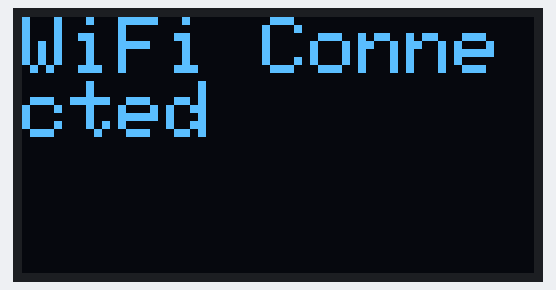
The sketch below on a simulated ESP32. On the bench: 128×64 one-colour display. WiFi joins after 1.5 s; servers stay silent unless stated; uploads are accepted with an empty reply; what the sketch prints to the serial monitor is not drawn.

Above: at 1.7 s.
At 3.4 s:
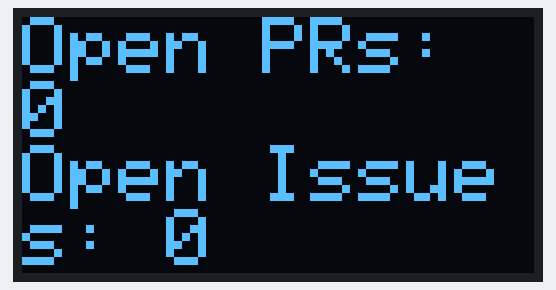
At 24.5 s:
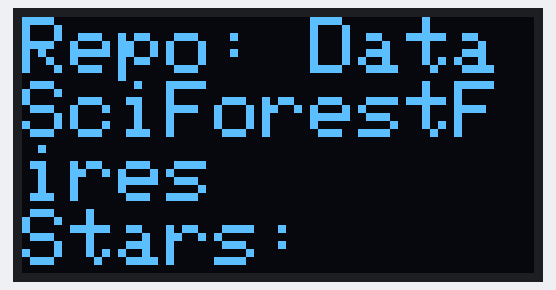

The sketch:

github.ino
```cpp
#include <WiFi.h>
#include <HTTPClient.h>
#include <ArduinoJson.h>
#include <Adafruit_GFX.h>
#include <Adafruit_SSD1306.h>

// WiFi credentials
const char* ssid = "AkhilsIphone";
const char* password = "Akhil123";

// GitHub details
const char* githubToken = ""; //optional
const char* owner = "R-driste";
String repo = "DataSciForestFires";

// OLED screen setup
#define SCREEN_WIDTH 128
#define SCREEN_HEIGHT 64
#define OLED_RESET -1
Adafruit_SSD1306 display(SCREEN_WIDTH, SCREEN_HEIGHT, &Wire, OLED_RESET);

// GitHub data
int openPRCount = 0;
int watchersCount = 0;
int starsCount = 0;

void setup() {
  Serial.begin(115200);
  delay(100);

  display.begin(SSD1306_SWITCHCAPVCC, 0x3C);
  display.clearDisplay();
  display.setTextColor(SSD1306_WHITE);
  display.setTextSize(1);
  display.setCursor(0, 0);
  display.print("Connecting to WiFi...");
  display.display();

  WiFi.begin(ssid, password);
  while (WiFi.status() != WL_CONNECTED) {
    delay(500);
    Serial.print(".");
  }

  display.setTextSize(2);
  Serial.println("\nWiFi connected!");
  display.clearDisplay();
  display.setCursor(0, 0);
  display.print("WiFi Connected");
  display.display();
  delay(1000);

  fetchAndDisplayGitHubDataMode4();
}

// Mode 1: Fetch open PR and issue counts
void fetchAndDisplayGitHubDataMode1() {
  HTTPClient http;
  String prUrl = "https://api.github.com/repos/" + String(owner) + "/" + repo + "/pulls?state=open&per_page=1";
  http.begin(prUrl);
  http.addHeader("User-Agent", "Arduino-GitHub-OLED");
  if (githubToken[0] != 0) http.addHeader("Authorization", "token " + String(githubToken));
  int httpCode = http.GET();

  openPRCount = 0;
  if (httpCode == HTTP_CODE_OK) {
    String linkHeader = http.header("Link");
    if (linkHeader.length() > 0) {
      int pos = linkHeader.indexOf("page=");
      if (pos >= 0) {
        int start = pos + 5;
        int end = linkHeader.indexOf(">", start);
        String pageNumStr = linkHeader.substring(start, end);
        openPRCount = pageNumStr.toInt();
      }
    } else {
      String payload = http.getString();
      DynamicJsonDocument doc(2048);
      deserializeJson(doc, payload);
      openPRCount = doc.size();
    }
  }
  http.end();

  int openIssCount = 0;
  String issuesUrl = "https://api.github.com/repos/" + String(owner) + "/" + repo + "/issues?state=open&per_page=1";
  http.begin(issuesUrl);
  http.addHeader("User-Agent", "Arduino-GitHub-OLED");
  if (githubToken[0] != 0) http.addHeader("Authorization", "token " + String(githubToken));
  httpCode = http.GET();

  if (httpCode == HTTP_CODE_OK) {
    String linkHeader = http.header("Link");
    if (linkHeader.length() > 0) {
      int pos = linkHeader.indexOf("page=");
      if (pos >= 0) {
        int start = pos + 5;
        int end = linkHeader.indexOf(">", start);
        String pageNumStr = linkHeader.substring(start, end);
        openIssCount = pageNumStr.toInt();
      }
    } else {
      String payload = http.getString();
      DynamicJsonDocument doc(2048);
      deserializeJson(doc, payload);
      openIssCount = doc.size();
    }
  }
  http.end();

  display.clearDisplay();
  display.setCursor(0, 0);
  display.printf("Open PRs: %d\n", openPRCount);
  display.printf("Open Issues: %d\n", openIssCount);
  Serial.printf("Open PRs: %d\n", openPRCount);
  Serial.printf("Open Issues: %d\n", openIssCount);
  display.display();
}

// Mode 2: Fetch stars and watchers
void fetchAndDisplayGitHubDataMode2() {
  HTTPClient http;
  String repoUrl = "https://api.github.com/repos/" + String(owner) + "/" + repo;
  http.begin(repoUrl);
  http.addHeader("User-Agent", "Arduino-GitHub-OLED");
  if (githubToken[0] != 0) http.addHeader("Authorization", "token " + String(githubToken));
  int httpCode = http.GET();

  starsCount = 0;
  watchersCount = 0;

  if (httpCode == HTTP_CODE_OK) {
    String payload = http.getString();
    DynamicJsonDocument doc(4096);
    if (!deserializeJson(doc, payload)) {
      starsCount = doc["stargazers_count"] | 0;
      watchersCount = doc["subscribers_count"] | 0;
    }
  }
  http.end();

  display.clearDisplay();
  display.setCursor(0, 0);
  display.printf("Repo: %s\n", repo.c_str());
  display.printf("Stars:    %d\n", starsCount);
  display.printf("Watchers: %d\n", watchersCount);
  Serial.printf("Stars:    %d\n", starsCount);
  Serial.printf("Watchers: %d\n", watchersCount);
  display.display();
}

// Mode 4: Fetch last push and update time
void fetchAndDisplayGitHubDataMode4() {
  HTTPClient http;
  String repoUrl = "https://api.github.com/repos/" + String(owner) + "/" + repo;
  http.begin(repoUrl);
  http.addHeader("User-Agent", "Arduino-GitHub-OLED");
  if (githubToken[0] != 0) http.addHeader("Authorization", "token " + String(githubToken));
  int httpCode = http.GET();

  String pushedAt = "N/A";
  String pulledAt = "N/A";

  if (httpCode == HTTP_CODE_OK) {
    String payload = http.getString();
    DynamicJsonDocument doc(4096);
    DeserializationError err = deserializeJson(doc, payload);
    if (!err) {
      pushedAt = doc["pushed_at"] | "N/A";
      pulledAt = doc["updated_at"] | "N/A";
    } else {
      Serial.println("JSON parsing failed for mode 4");
    }
  } else {
    Serial.printf("GitHub API error (mode 4): %d\n", httpCode);
  }
  http.end();

  display.clearDisplay();
  display.setCursor(0, 0);
  display.println("Last Push/Update");
  display.println("----------------");
  display.printf("Pushed: %s\n", pushedAt.substring(0, 10).c_str());
  display.printf("Updated: %s\n", pulledAt.substring(0, 10).c_str());
  Serial.printf("Pushed: %s\n", pushedAt.substring(0, 10).c_str());
  Serial.printf("Updated: %s\n", pulledAt.substring(0, 10).c_str());
  display.display();
}

void loop() {
  fetchAndDisplayGitHubDataMode1();
  delay(5000);

  fetchAndDisplayGitHubDataMode2();
  delay(5000);

  fetchAndDisplayGitHubDataMode4();
  delay(5000);
}
```

Measured:
- what the display in image 0 shows lasts 1.2 s, from 1.7 s to 2.9 s
- what the display in image 1 shows lasts 5.3 s, from 3.3 s to 8.6 s
